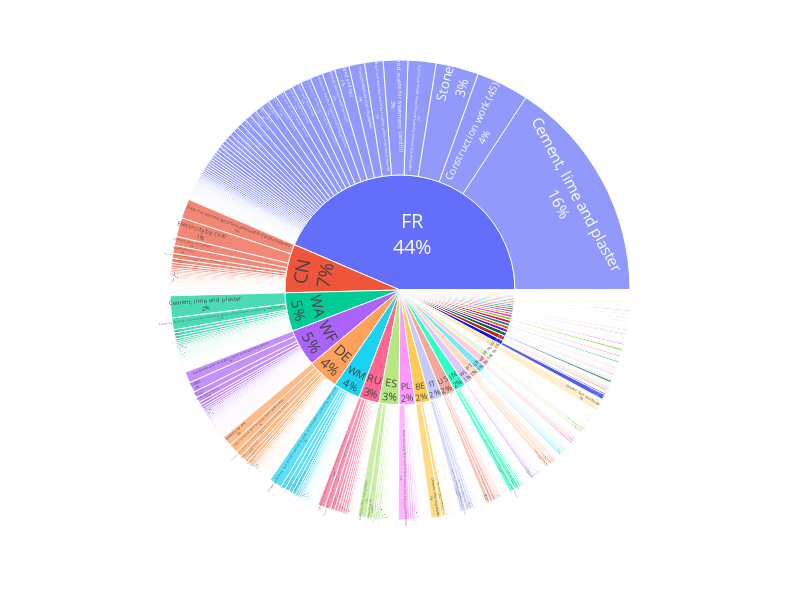

Notebook source saved alongside this figure:
### Code cell
# Adjust the figure size
sunburst.update_layout(
    width=800,  # Set the width of the figure in pixels
    height=600  # Set the height of the figure in pixels
)

# Adjust the font size
sunburst.update_traces(
    textinfo='label+percent entry',
    insidetextfont=dict(size=20)  # Set the font size for the labels inside the sunburst segments
)

### Figure 1 — Plotly figure (JSON) as saved in the notebook; plotly's stock layout.template omitted (floating-point values rounded to 4 significant figures; data arrays with more than 128 entries replaced by an {"elided": "..."} marker saying what was removed)
{"data": [{"branchvalues": "total", "domain": {"x": [0, 1], "y": [0, 1]}, "hovertemplate": "labels=%{label}<br>Embodied footprint=%{value}<br>parent=%{parent}<br>id=%{id}<extra></extra>", "ids": {"elided": "9849 str values"}, "insidetextfont": {"size": 20}, "labels": {"elided": "9849 str values"}, "name": "", "parents": {"elided": "9849 str values"}, "textinfo": "label+percent entry", "type": "sunburst", "values": {"elided": "9849 float values"}}], "layout": {"height": 600, "legend": {"tracegroupgap": 0}, "margin": {"t": 60}, "width": 800}}
